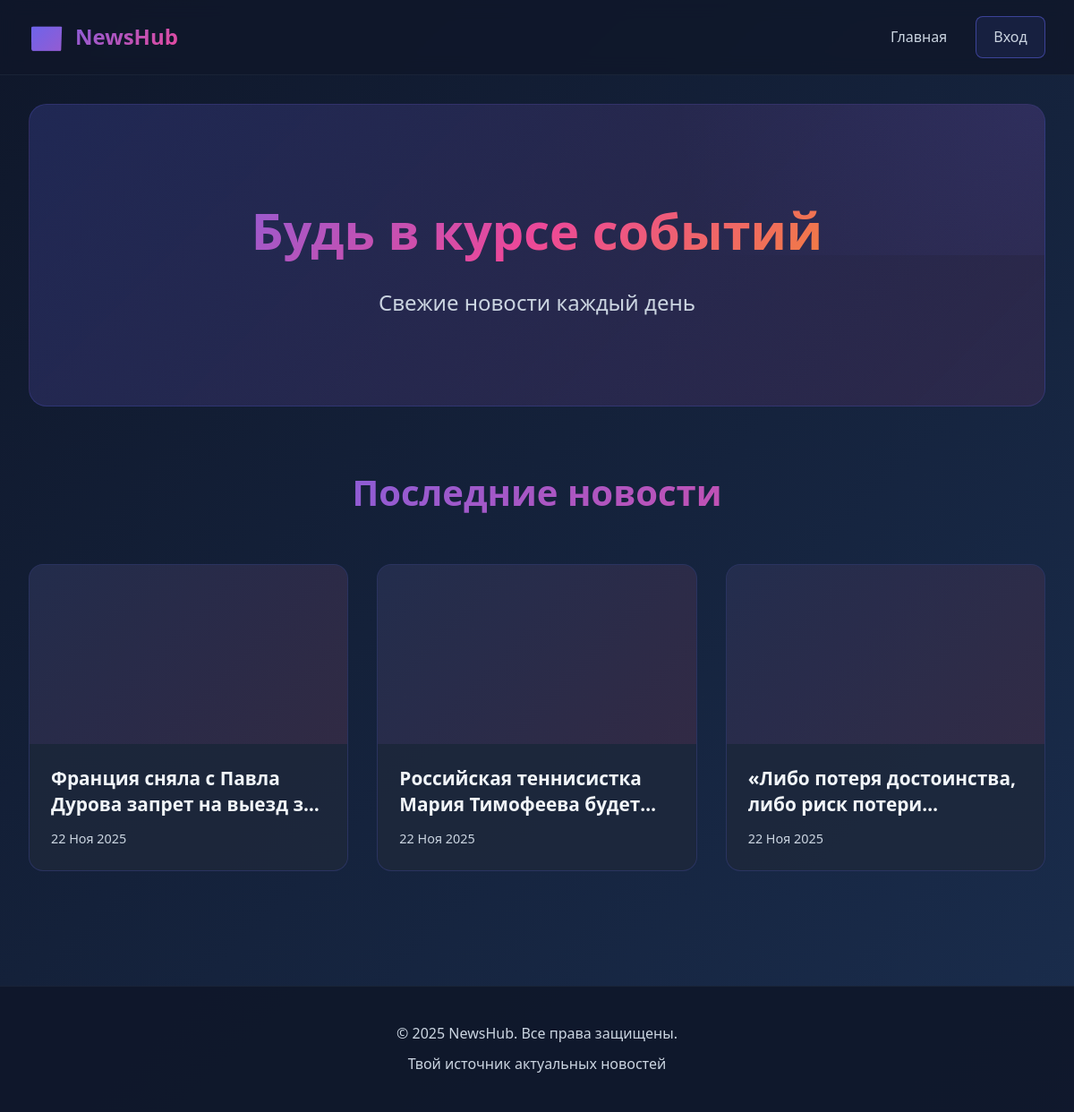
The page / on the database its author committed.
### news/models.py (models this page shows, shortened)
class News(models.Model):
    title = models.CharField(max_length=250)
    text = models.TextField()
    published_time = models.DateTimeField(auto_now_add=True)
    category = models.ForeignKey(Category,on_delete=models.CASCADE)
    image = models.ManyToManyField(Images)

### news/views.py (the view)
# urls.py: path('', homepage, name='home'),
def homepage(request):
    news = News.objects.all()
    return render(request, 'news/home.html',{'news': news})

### templates/news/home.html (shortened to what this page needs)
{% extends 'news/base.html' %}
{% load static %}
{% block extra_css %}
<link rel="stylesheet" href="{% static 'css/home.css' %}">
{% endblock %}
{% block content %}
<section class="hero">
    <div class="hero-content">
        <h1 class="hero-title">Будь в курсе событий</h1>
        <p class="hero-subtitle">Свежие новости каждый день</p>
    </div>
</section>
<section class="news-section">
    <div class="container">
        <h2 class="section-title">Последние новости</h2>
        <div class="news-grid">
            {% for i in news %}
                <article class="news-card">
                    <a href="{% url 'news_detail' i.id %}" class="news-card-link">
                        <div class="news-image-wrapper">
                        </div>
                        <div class="news-content">
                            <h3 class="news-title">{{ i.title }}</h3>
                            <p class="news-date">{{ i.published_time|date:"d M Y" }}</p>
                        </div>
                    </a>
                </article>
            {% empty %}
                <div class="no-news">
                    <p>📭 Новостей пока нет</p>
                </div>
            {% endfor %}
        </div>
    </div>
</section>
{% endblock %}

### static/css/base.css (style rules this page uses)
* { margin: 0; padding: 0; box-sizing: border-box; }
:root { --primary: #6366f1; --primary-dark: #4f46e5; --secondary: #ec4899; --accent: #f59e0b; --bg-dark: #0f172a; --bg-light: #1e293b; --text-primary: #f1f5f9; --text-secondary: #cbd5e1; --border: #334155; --success: #10b981; --danger: #ef4444; }
html { scroll-behavior: smooth; }
body { font-family: 'Segoe UI', Tahoma, Geneva, Verdana, sans-serif; background: linear-gradient(135deg, var(--bg-dark) 0%, #1a2d4d 100%); color: var(--text-primary); line-height: 1.6; min-height: 100vh; display: flex; flex-direction: column; }
.container { max-width: 1200px; margin: 0 auto; }

### static/css/home.css (style rules this page uses)
.hero { background: linear-gradient(135deg, rgba(99, 102, 241, 0.2) 0%, rgba(236, 72, 153, 0.1) 100%); border-radius: 20px; padding: 6rem 2rem; text-align: center; margin-bottom: 4rem; border: 1px solid rgba(99, 102, 241, 0.2); animation: fadeInUp 0.8s ease-out; position: relative; overflow: hidden; }
.hero::before { content: ''; position: absolute; top: -50%; right: -50%; width: 100%; height: 100%; background: radial-gradient(circle, rgba(99, 102, 241, 0.1) 0%, transparent 70%); animation: rotate 20s linear infinite; }
.hero-content { position: relative; z-index: 1; }
.hero-title { font-size: clamp(2rem, 5vw, 3.5rem); font-weight: 800; background: linear-gradient(135deg, #6366f1 0%, #ec4899 50%, #f59e0b 100%); -webkit-background-clip: text; -webkit-text-fill-color: transparent; background-clip: text; margin-bottom: 1rem; animation: slideInDown 0.8s ease-out; }
.hero-subtitle { font-size: clamp(1rem, 2vw, 1.5rem); color: #cbd5e1; animation: slideInUp 0.8s ease-out 0.1s both; }
.news-section { animation: fadeInUp 0.8s ease-out 0.2s both; }
.section-title { font-size: 2.5rem; font-weight: 700; margin-bottom: 3rem; text-align: center; background: linear-gradient(135deg, #6366f1 0%, #ec4899 100%); -webkit-background-clip: text; -webkit-text-fill-color: transparent; background-clip: text; }
.news-grid { display: grid; grid-template-columns: repeat(auto-fill, minmax(300px, 1fr)); gap: 2rem; margin-bottom: 2rem; }
.news-card { border-radius: 16px; overflow: hidden; background: rgba(30, 41, 59, 0.8); border: 1px solid rgba(99, 102, 241, 0.2); backdrop-filter: blur(10px); transition: all 0.4s cubic-bezier(0.175, 0.885, 0.32, 1.275); animation: cardEnter 0.6s ease-out both; }
.news-card:nth-child(1) { animation-delay: 0s; }
.news-card:nth-child(2) { animation-delay: 0.1s; }
.news-card:nth-child(3) { animation-delay: 0.2s; }
.news-card-link { text-decoration: none; color: inherit; display: block; height: 100%; }
.news-image-wrapper { position: relative; width: 100%; height: 200px; overflow: hidden; background: linear-gradient(135deg, rgba(99, 102, 241, 0.1) 0%, rgba(236, 72, 153, 0.1) 100%); }
.news-content { padding: 1.5rem; }
.news-title { font-size: 1.3rem; font-weight: 700; color: #f1f5f9; margin-bottom: 0.75rem; line-height: 1.4; transition: color 0.3s ease; overflow: hidden; display: -webkit-box; -webkit-line-clamp: 2; -webkit-box-orient: vertical; }
.news-date { font-size: 0.9rem; color: #cbd5e1; transition: color 0.3s ease; }

### rows shown on the page
News: title "Франция сняла с Павла Дурова запрет на выезд…", published_time "22 Ноя 2025"
News: title "Российская теннисистка Мария Тимофеева…", published_time "22 Ноя 2025"
News: title "«Либо потеря достоинства, либо риск…", published_time "22 Ноя 2025"
